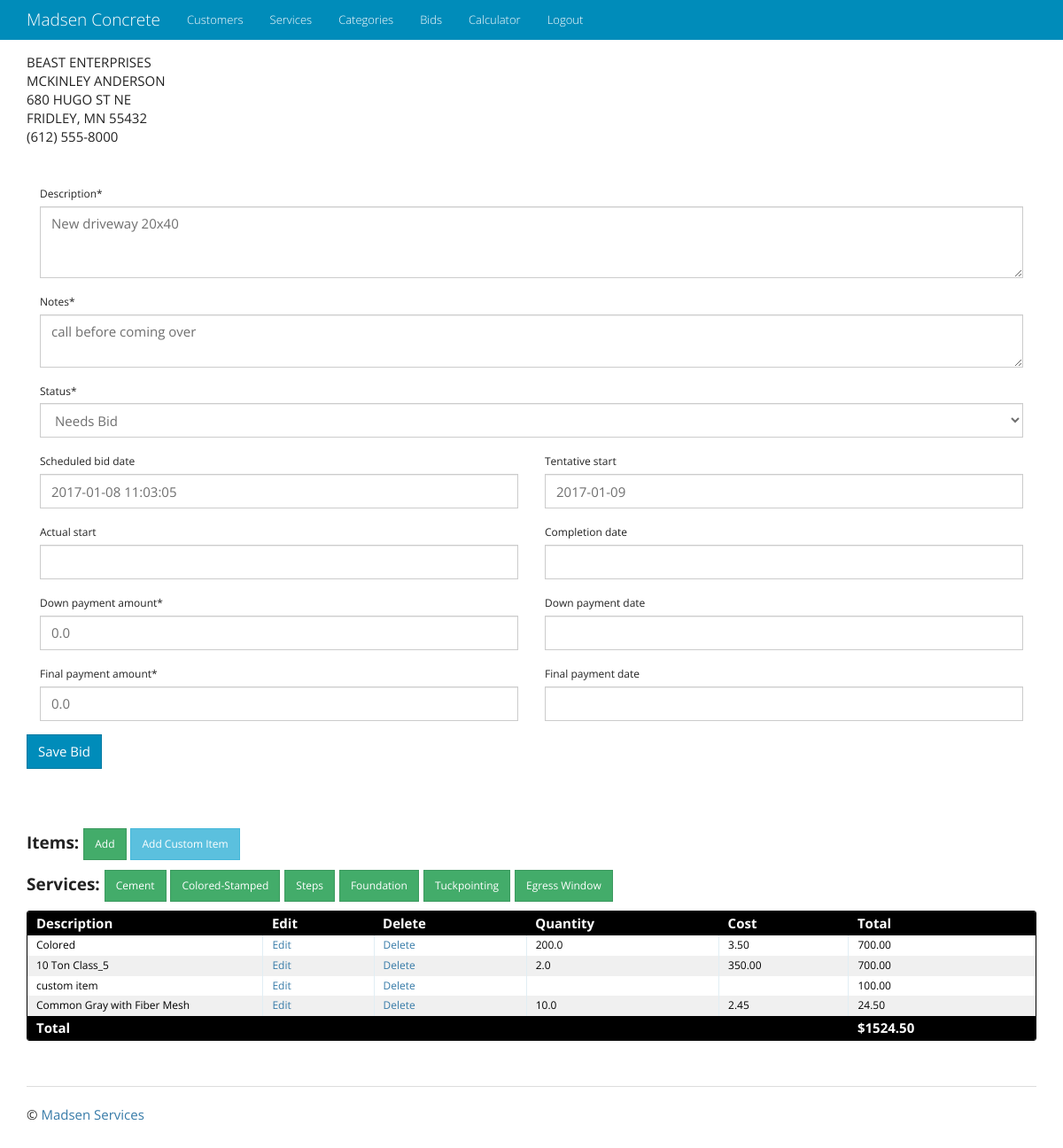
Page /bid/3/update/ on the earlier database version.
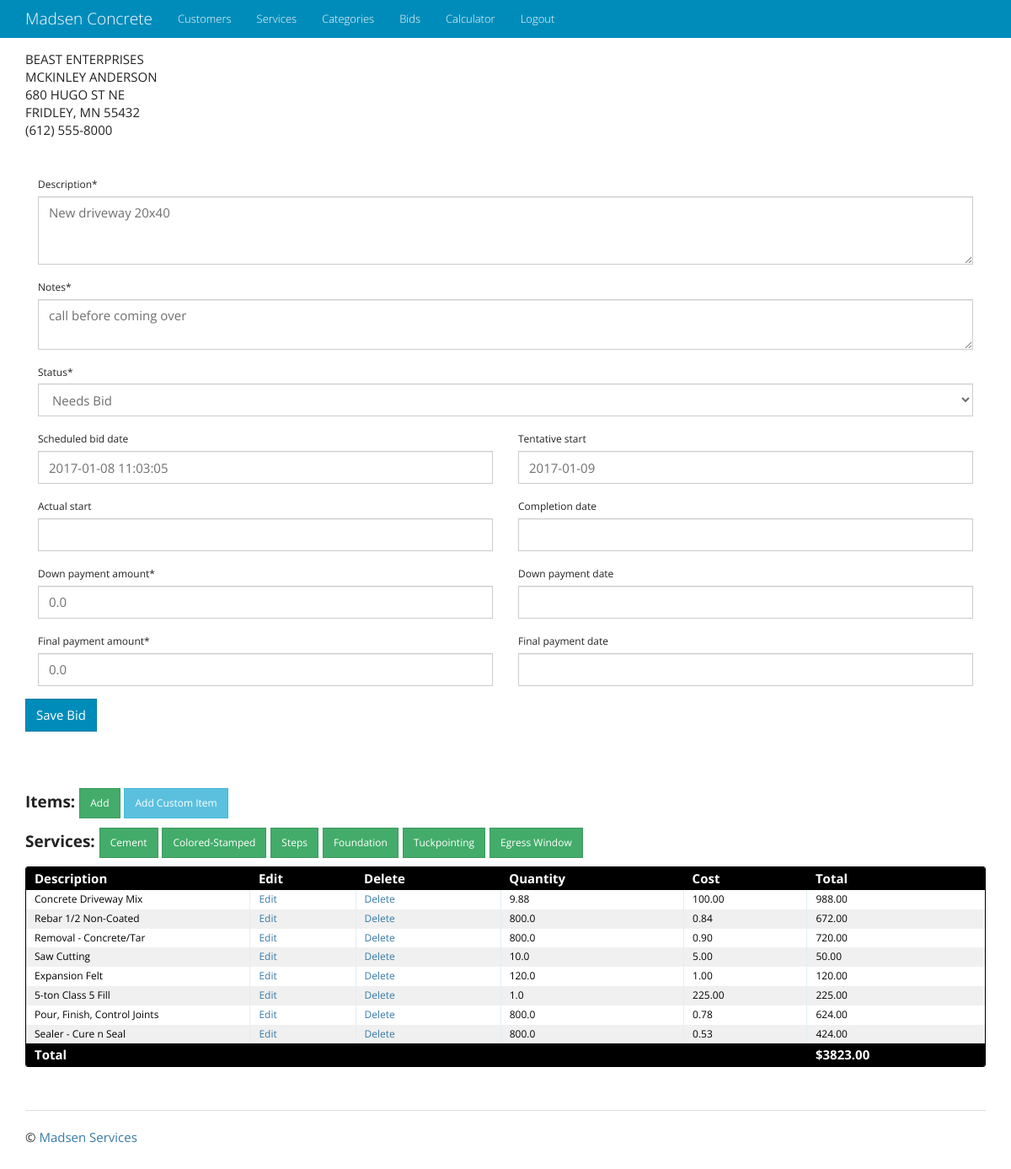
Same page on the later database version.
### bid/models.py (models this page shows, shortened)
class Bid(models.Model):
    description = models.CharField(max_length=2000)
    notes = models.CharField(max_length=2000, blank=True)
    timestamp = models.DateTimeField(auto_now_add=True)
    customer = models.ForeignKey('customer.Customer', on_delete=models.CASCADE)
    address = models.ForeignKey('address.Address')
    scheduled_bid_date = models.DateTimeField(null=True, blank=True)
    tentative_start = models.DateField(null=True, blank=True)
    actual_start = models.DateField(null=True, blank=True)
    completion_date = models.DateField(null=True, blank=True)
    down_payment_amount = models.FloatField(default=0)
    down_payment_date = models.DateField(null=True, blank=True)
    final_payment_amount = models.FloatField(default=0)
    final_payment_date = models.DateField(null=True, blank=True)
    status = models.CharField(max_length=2000, choices=BID_STATUS, default='Needs Bid')
    class Meta:
        verbose_name_plural = 'Bids'

### customer/models.py (models this page shows, shortened)
class Customer(models.Model):
    first_name = models.CharField(max_length=64, help_text="Enter the customer's first name")
    last_name = models.CharField(max_length=64, blank=True, help_text="Enter the customer's last name")
    company_name = models.CharField(max_length=128, blank=True, help_text="Enter the company name")
    email = models.EmailField(help_text="Enter the customer email address", blank=True)
    telephone = models.CharField(max_length=10, blank=True, help_text="Enter the customer telephone number")
    created_date = models.DateTimeField(auto_now_add=True)
    class Meta:
        verbose_name_plural = 'Customers'

### address/models.py (models this page shows, shortened)
class Address(models.Model):
    street = models.CharField(max_length=128, blank=True, help_text="Enter the street address")
    city = models.CharField(max_length=50, blank=True, help_text="Enter the city")
    state = models.CharField(max_length=2, blank=True, help_text="Enter the 2 digit state abbreviation")
    zip = models.CharField(max_length=5, blank=True, help_text="Enter the 5 digit zipcode")
    customer = models.ForeignKey('customer.Customer', on_delete=models.CASCADE)
    class Meta:
        verbose_name_plural = 'Addresses'

### bid_item/models.py (models this page shows, shortened)
class BidItem(models.Model):
    bid = models.ForeignKey('bid.Bid', on_delete=models.CASCADE)
    description = models.CharField(max_length=100)
    quantity = models.FloatField(null=True)
    cost = models.FloatField(null=True)
    total = models.FloatField()
    class Meta:
        verbose_name_plural = 'BidItems'

### bid/views.py (the view)
# urls.py: url(r'^(?P<pk>\d+)/update/$', BidUpdate.as_view(), name='bid_update'),
class BidUpdate(SuccessMessageMixin, UpdateView):
    template_name = 'bid/bid_update_form.html'
    model = Bid
    form_class = BidForm
    success_message = "Successfully Updated Bid"
    def get_context_data(self, **kwargs):
        context = super(BidUpdate, self).get_context_data(**kwargs)
        bid_item_obj = BidItem.objects.filter(bid=self.kwargs['pk'])
        context['bid_items'] = bid_item_obj
        context['total_cost'] = bid_item_obj.aggregate(Sum('total'))['total__sum']
        return context

### customer/templatetags/format_telephone.py (called while the page is built)
@register.filter
def format_telephone(value):
    if len(value) == 10:
        value = "({}) {}-{}".format(value[:3], value[3:6], value[6:])
    return value

### templates/bid/bid_update_form.html (shortened to what this page needs)
{% extends "base.html" %}
{% load crispy_forms_tags %}
{% load format_telephone %}
{% block content %}
{% if bid.customer.company_name %}{{ bid.customer.company_name }}<br>{% endif %}
{{ bid.customer.first_name }} {{ bid.customer.last_name }}<br>
{{ bid.address.street }}<br>
{{ bid.address.city }}, {{ bid.address.state }} {{ bid.address.zip }}<br>
{{ bid.customer.telephone|format_telephone }}<br><br><br>
<form action="" method="POST">
    {% crispy form %}
</form>
<br>
<br>
<div class="entries">
  <h4><strong>Items:</strong>
    <a href="{% url 'bid_item_app:bid_item_create' bid=bid.id %}" class="btn btn-sm btn-success">Add</a>
    <a href="{% url 'bid_item_app:bid_item_custom_create' bid=bid.id %}" class="btn btn-sm btn-info">Add Custom Item</a></h4>
  <h4><strong>Services:</strong>
    <a href="{% url 'service_group_app:driveway_create' bid=bid.id %}" class="btn btn-sm btn-success">Cement</a>
    <a href="" class="btn btn-sm btn-success">Colored-Stamped</a>
    <a href="" class="btn btn-sm btn-success">Steps</a>
    <a href="" class="btn btn-sm btn-success">Foundation</a>
    <a href="" class="btn btn-sm btn-success">Tuckpointing</a>
    <a href="" class="btn btn-sm btn-success">Egress Window</a>
  </h4>
    <div class="datagrid">
    <table>
      <thead>
        <tr>
          <th width="50px"><strong>Description</strong></th>
          <th width="50px"><strong>Edit</strong></th>
          <th width="50px"><strong>Delete</strong></th>
          <th width="75px"><strong>Quantity</strong></th>
          <th width="30px"><strong>Cost</strong></th>
          <th width="30px"><strong>Total</strong></th>
        </tr>
      </thead>
      {% for item in bid_items %}
          <tr style="{% cycle 'background: white' 'background: #F0F0F0' %}">
              <td>{{ item.description }}</td>
              <td><a href="{% url 'bid_item_app:bid_item_update' pk=item.id %}">Edit</a></td>
              <td><a href="{% url 'bid_item_app:bid_item_delete' pk=item.id %}">Delete</a></td>
              <td>{% if item.quantity %}{{ item.quantity }}{% endif %}</td>
              <td>{% if item.cost %}{{ item.cost|floatformat:2 }}{% endif %}</td>
              <td>{{ item.total|floatformat:2 }}</td>
          </tr>
      {% endfor %}
      <thead>
        <tr>
          <th width="75px"><strong>Total</strong></th>
          <th width="30px"><strong></strong></th>
          <th width="30px"><strong></strong></th>
          <th width="30px"><strong></strong></th>
          <th width="30px"><strong></strong></th>
          <th width="30px"><strong>${{ total_cost|floatformat:2 }}</strong></th>
        </tr>
      </thead>
    </table>
    </div>
</div>
{% endblock content %}

### templates/base.html (shortened to what this page needs)
<!DOCTYPE html>
<html lang="en">
  <head>
    {% load staticfiles %}
    <link rel="stylesheet" type="text/css" href="{% static 'css/bootstrap.min.css' %}" />
    <link rel="stylesheet" type="text/css" href="{% static 'css/main.css' %}" />
    <link rel="stylesheet" type="text/css" href="{% static 'css/jquery-ui.css' %}" />
    <link rel="stylesheet" type="text/css" href="{% static 'css/jquery-ui-timepicker-addon.css' %}" />
  </head>
  <body>
    <div class="navbar navbar-inverse navbar-fixed-top" role="navigation">
      <div class="container">
        <div class="navbar-header">
          <a class="navbar-brand" href="/overview">Madsen Concrete</a>
        </div>
        <div class="collapse navbar-collapse">
          <ul class="nav navbar-nav">
              <li><a href="/customer">Customers</a></li>
              <li><a href="/service">Services</a></li>
              <li><a href="/category">Categories</a></li>
              <li><a href="/bid">Bids</a></li>
              <li><a href="/calculator">Calculator</a></li>
              <li><a href="/accounts/logout">Logout</a></li>
          </ul>
        </div>
      </div>
    </div>
    <div class="container">
      <div class="content">
        {% block content %}
        {% endblock %}
      </div>
      <div class="footer">
        <hr>
        <p>&copy; <a target="_blank" href="http://www.madsenservices.com">Madsen Services</a></p>
      </div>
    </div>
  </body>
</html>

### static/css/main.css (style rules this page uses)
body { padding: 60px 0; background: #ffffff; }
a, h1, h2 { color: #377BA8; }
.entries { list-style: none; margin: 0; padding: 0; }
.datagrid table { border-collapse: collapse; text-align: left; width: 100%; }
.datagrid { background: #fff; overflow: hidden; border: 1px solid #000000; border-radius: 3px; }
.datagrid table td, .datagrid table th { padding: 3px 10px; }
.datagrid table thead th { background-color:#000000; color:#FFFFFF; font-size: 15px; font-weight: bold; }
.datagrid table thead th:first-child { border: none; }
.datagrid table tbody td { color: #000000; border-left: 1px solid #E1EEF4; font-size: 12px; font-weight: normal; }
.datagrid table tbody td:first-child { border-left: none; }
.datagrid table tbody tr:last-child td { border-bottom: none; }
.footer { padding-top: 30px; }

Differences in the rows shown:
removed BidItem: description "Colored", quantity "200.0", cost "3.50", total "700.00"
removed BidItem: description "10 Ton Class_5", quantity "2.0", cost "350.00", total "700.00"
removed BidItem: description "custom item", total "100.00"
removed BidItem: description "Common Gray with Fiber Mesh", quantity "10.0", cost "2.45", total "24.50"
added BidItem: description "Concrete Driveway Mix", quantity "9.88", cost "100.00", total "988.00"
added BidItem: description "Rebar 1/2 Non-Coated", quantity "800.0", cost "0.84", total "672.00"
added BidItem: description "Removal - Concrete/Tar", quantity "800.0", cost "0.90", total "720.00"
added BidItem: description "Saw Cutting", quantity "10.0", cost "5.00", total "50.00"
added BidItem: description "Expansion Felt", quantity "120.0", cost "1.00", total "120.00"
added BidItem: description "5-ton Class 5 Fill", quantity "1.0", cost "225.00", total "225.00"
added BidItem: description "Pour, Finish, Control Joints", quantity "800.0", cost "0.78", total "624.00"
added BidItem: description "Sealer - Cure n Seal", quantity "800.0", cost "0.53", total "424.00"
Other differences:
{{ total_cost|floatformat:2 }}: "1524.50" → "3823.00"
